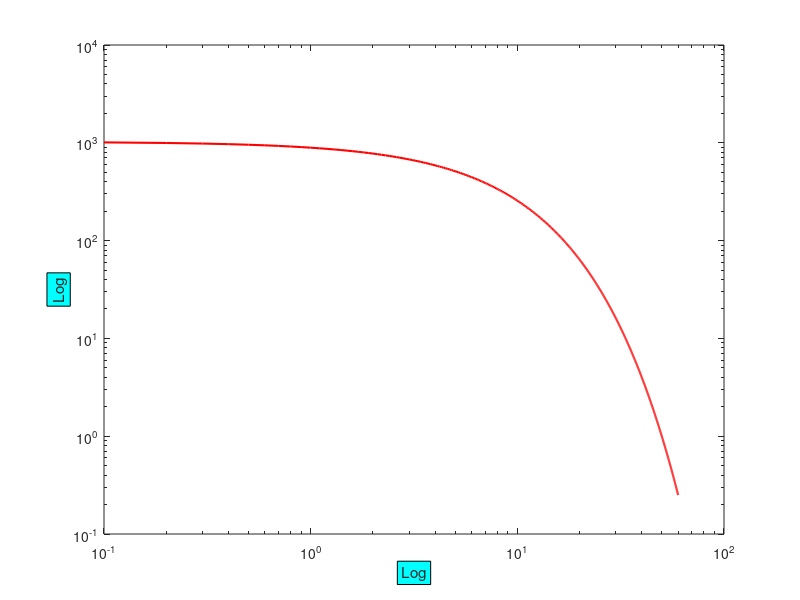

Write the MATLAB code that produced this figure. (Note: this script raises an error after producing the figure.)
% Plotting of Logarithmic graphs ( LogvsLog ) :     y = 2^(-0.2x + 10)    for  0.1<=x<=60

x = [0.1:0.1:60];
 y = 2.^(-0.2*x + 10);
 loglog(x,y,'r','LineWidth',1.5);
 xlabel('Log','EdgeColor','k','BackgroundColor','c');
 ylabel('Log','EdgeColor','k','BackgroundColor','c');
 title("y = 2^{-0.2x + 10} ;    0.1 <= x <= 60",'FontSize',15,'FontAngle','italic','Color','b','FontWeight','light');